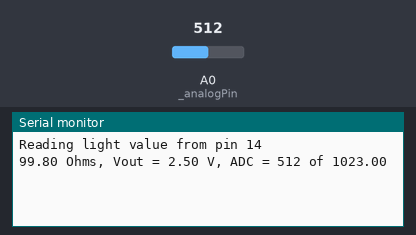
A sketch run on a simulated Arduino Uno, built with avr-gcc and run on an emulated ATmega328P. Shown: the last lines printed to the serial monitor. The test bench sets the inputs (shaded band); at power-on: A0 (_analogPin) = 512.

Above: at 1.2 s.
1.3 s: A0 (_analogPin) set to 0
At 2.1 s:
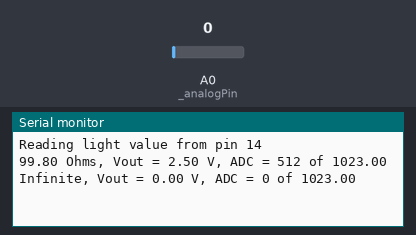
3.0 s: A0 (_analogPin) set to 122
At 4.5 s:
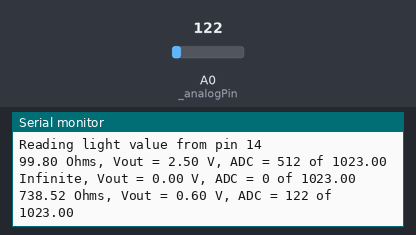

The sketch:

Measuring_Light.ino
```cpp
/*
  Measuring Light
  Measure the amount of light using a photoresistor.

  Daniel Porrey
  Snap Circuits - Measuring Light
  https://www.hackster.io/porrey/sc-measuringlight

*/

// ***
// *** The Arduino Uno ADC's is a 10-bit ADC. The
// *** maximum value is 1023 (there are 1024 possible
// *** values ranging from 0 to 1024).
// ***
#define MAX_ADC 1023.

// ***
// *** This is the value of resistor 1 (R1) in
// *** the voltage divider circuit. Uncomment
// *** the appropriate resistor value
// ***
#define R2 100.               // *** Snap Circuits R1 (100 Ohm)
//#define R2 1 * 1000.        // *** Snap Circuits R2 (1K Ohm)
//#define R2 5.1 * 1000.      // *** Snap Circuits R3 (5.1K Ohm)
//#define R2 10 * 1000.       // *** Snap Circuits R4 (10K Ohm)
//#define R2 100 * 1000.      // *** Snap Circuits R5 (100K Ohm)

// ***
// *** The input voltage to the voltage
// *** divider circuit.
// ***
#define VIN 5.0

// ***
// *** Define a value for infinity.
// ***
#define INFINITY 1. / 0.

// ***
// *** Specifies the pin on which the voltage is read.
// ***
int _analogPin = A0;

// ***
// *** The calculated value of R1 in the voltage
// *** divider circuit.
// ***
float _r1;

// ***
// *** The setup function runs once when you press
// *** reset or power the board.
// ***
void setup()
{
  // ***
  // *** Setup the serial device
  // ***
  Serial.begin(115200);
  Serial.print("Reading light value from pin ");
  Serial.print(A0);
  Serial.println();

  // ***
  // *** Initialize _r1
  // ***
  int adc = analogRead(_analogPin);
  float vout = CalculateVout(VIN, adc);
  _r1 = CalculateR1(R2, VIN, vout);

  // ***
  // *** Display the values
  // ***
  DisplayValues(_r1, vout, adc);

  //pinMode(3, OUTPUT);
}

// ***
// *** The loop function runs over
// *** and over again forever.
// ***
void loop()
{
  // ***
  // *** Determine the value of the resistor R1
  // *** in the voltage divider circuit. R1 is the
  // *** photoresistor.
  // ***
  int adc = analogRead(_analogPin);
  float vout = CalculateVout(VIN, adc);
  float resistance = CalculateR1(R2, VIN, vout);

  // ***
  // *** Check if the value has changed since the last reading.
  // ***
  if (resistance != _r1)
  {
    // ***
    // *** Update the stored value
    // ***
    _r1 = resistance;

    // ***
    // *** Display the values
    // ***
    DisplayValues(_r1, vout, adc);
  }

  // ***
  // *** Delay before taking the next reading.
  // ***
  delay(500);
}

// ***
// ***
// ***
void DisplayValues(float resistance, float vout, int adc)
{
    // ***
    // *** Check for Infinity
    // ***
    if (resistance == INFINITY)
    {
      // ***
      // *** Display Infinity.
      // ***
      Serial.print("Infinite");
    }
    else
    {
      // ***
      // *** Display the new value.
      // ***
      if (resistance > 1000000)
      {
        // ***
        // *** M means "times one million"
        // ***
        Serial.print(resistance / 1000.);
        Serial.print("M ");
      }
      else if (resistance > 1000)
      {
        // ***
        // *** K means "times onen thousand"
        // ***
        Serial.print(resistance / 1000.);
        Serial.print("K ");
      }
      else
      {
        Serial.print(resistance);
      }

      Serial.print(" Ohms");
    }

    Serial.print(", Vout = ");
    Serial.print(vout);
    Serial.print(" V, ADC = ");
    Serial.print(adc);
    Serial.print(" of ");
    Serial.println(MAX_ADC);
}

// ***
// *** Determines the resistor value R1 in the volatge
// *** divider circuit with the given value of R2 and
// *** the circuit volatge Vin. R2 is the resistor
// *** between Vin and Vout.
// ***
// *** vin:  Value of Vin
// *** adc:  Value of adc reading
// ***
float CalculateVout(float vin, int adc)
{
  // ***
  // *** The reading from the ADC can be converted to a volatge
  // *** by taking the ADC value and dividing it by the maximum
  // *** ADC value and then multiplying that by the maximum voltage.
  // ***
  return (adc / MAX_ADC) * vin;
}

// ***
// *** Determines the resistor value R1 in the volatge
// *** divider circuit with the given value of R2 and
// *** the circuit volatge Vin. R2 is the resistor
// *** between Vin and Vout.
// ***
// *** r2:   Value of R2
// *** vin:  Value of Vin
// *** vout: Value of Vout
// ***
float CalculateR1(float r2, float vin, float vout)
{
  return r2 * (( vin / vout) - 1);
}
```

Measured:
- after the input at 1.3 s, the serial monitor: prints a new line after 0.20 s (image 1)
- after the input at 3.0 s, the serial monitor: prints a new line at once (image 2)
